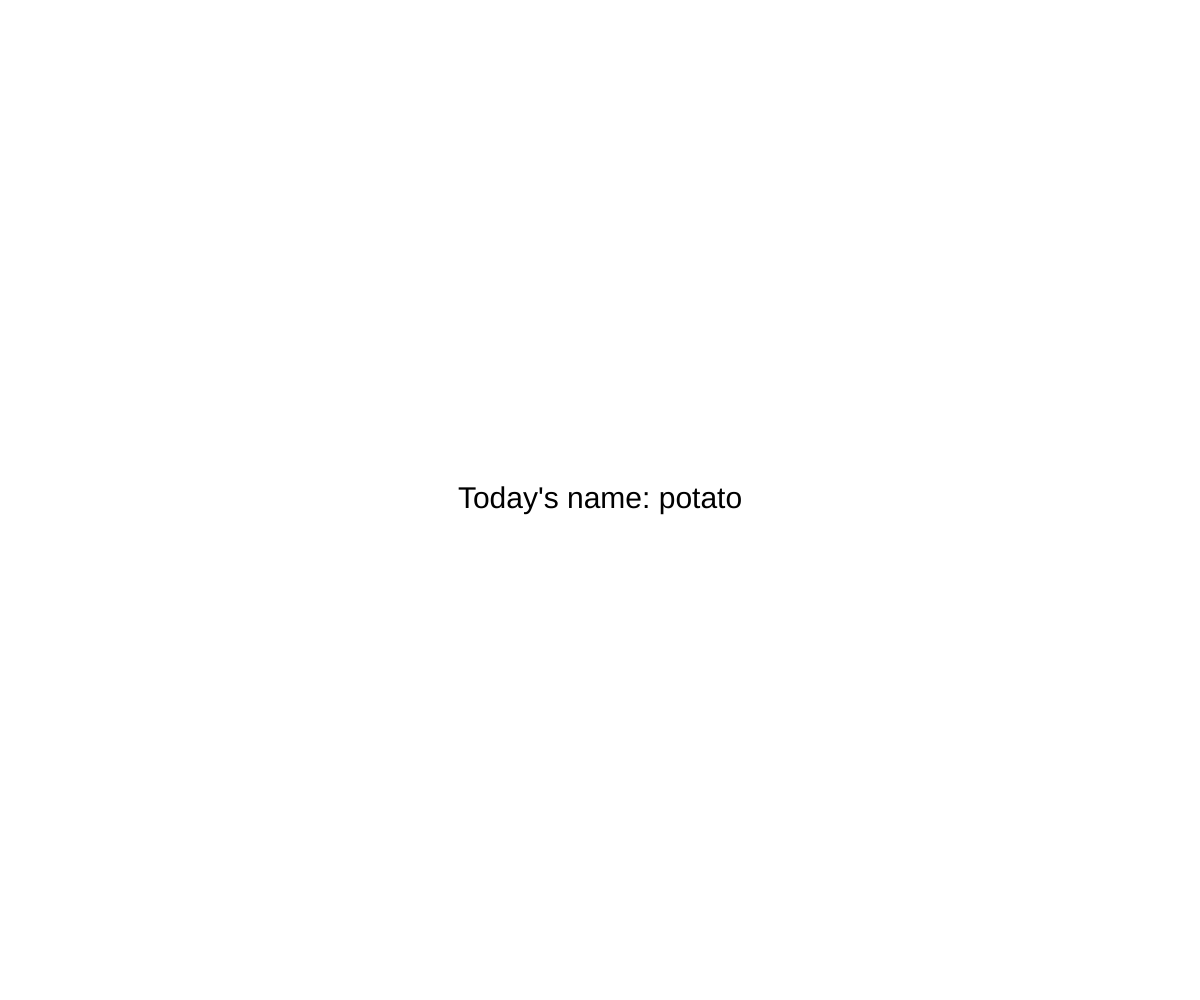
Frame 1 (no input)
Frame 60 (no input): identical to frame 1, image omitted
Frame 120 (the mouse pressed at the canvas centre since frame 60): identical to frame 1, image omitted

The p5.js sketch that drew this single still picture (run headless with seeded random() and noise() and a simulated clock; from frame 60 on, the mouse is pressed at the canvas centre):

// p5.js sketch
// ── sketch.js
var sachumon_name = ["Sachumon", "Sachinovich Graphitius Iaroslav", "Sachino Pablo Escobar", "Sachuquedas Filipino Ramos", "Sachudananda", "Sachinese Inping", "Sachivitch Iustchiwitz", "Sache De Auditore", "Sachiver Hamilton", "potato"]

var rand = Math.floor(Math.random() * 10);

var sachumon_todaysName = sachumon_name[rand];

function setup() {
  createCanvas(windowWidth, windowHeight);
}

function draw() {
  background("white");
  fill("black");
  textSize(30);
  textAlign(CENTER, CENTER);
  text("Today's name: " + sachumon_todaysName, windowWidth / 2, windowHeight / 2);
}
